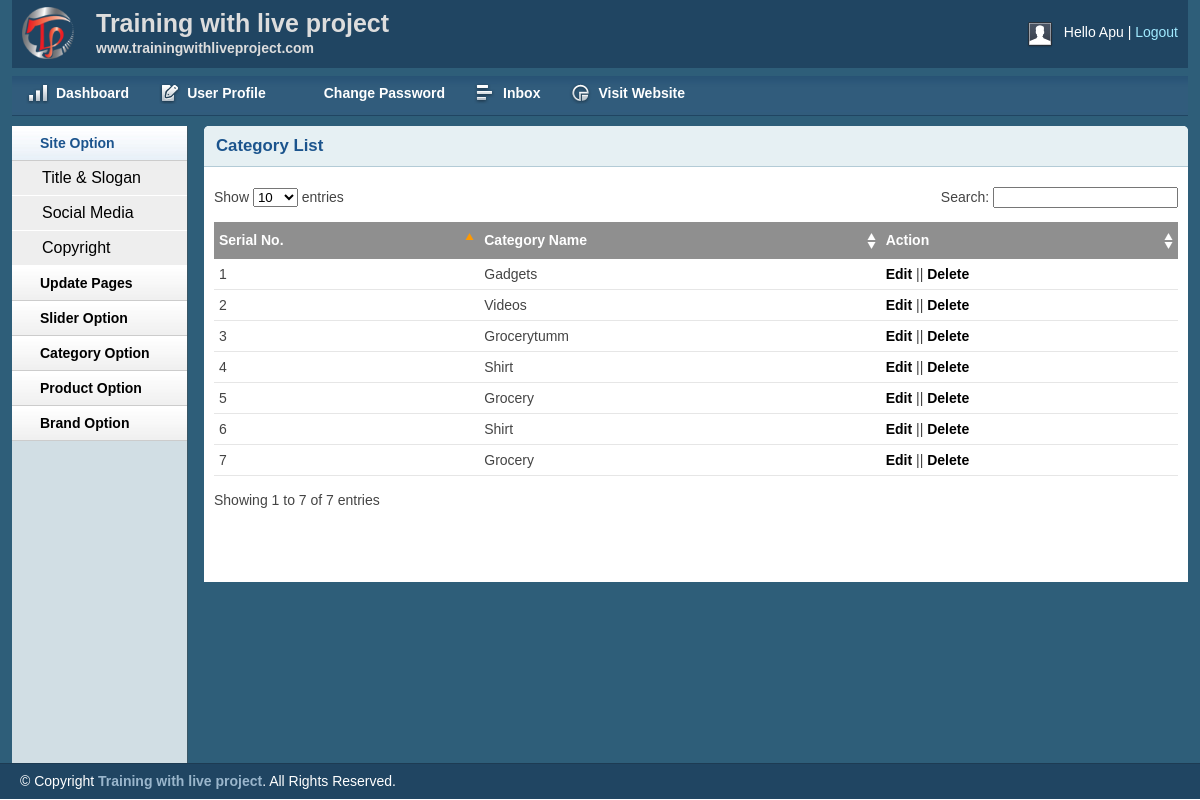
The app's page /admin/catlist.php (signed in) with its own data.
### tables this page shows
CREATE TABLE `tbl_categoryy` (
  `catId` int(11) NOT NULL,
  `catName` varchar(255) NOT NULL
);

### lib/Database.php (called while the page is built, shortened)
<?php
Class Database{
            public $host   = DB_HOST;
            public $user   = DB_USER;
            public $pass   = DB_PASS;
            public $dbname = DB_NAME;
            public $link;
            private function connectDB(){
            $this->link = new mysqli($this->host, $this->user, $this->pass,
            $this->dbname);
            }
            public function select($query){
            $result = $this->link->query($query) or
            die($this->link->error.__LINE__);
            if($result->num_rows > 0){
                return $result;
            } else {
                return false;
            }
            }
            }

### classes/Category.php (called while the page is built, shortened)
<?php
     $filepath = realpath(dirname(__FILE__));
     include_once ($filepath.'/../lib/Database.php');
?>
<?php
  class Category
  {
            private $db;
            public function __construct(){
            $this->db = new Database();
            }
            public function getAllCat(){
                $query =  "SELECT * FROM tbl_categoryy ORDER BY catId DESC";
                $result =  $this->db->select($query);
                return $result;
            }
  }
?>

### admin/catlist.php (the view, shortened to what this page needs)
<?php include 'inc/header.php';?>
<?php include 'inc/sidebar.php';?>
<?php include '../classes/Category.php';?>
		<?php
			$cat = new Category();
		?>
        <div class="grid_10">
            <div class="box round first grid">
                <h2>Category List</h2>
                <div class="block">
                    <table class="data display datatable" id="example">
					<thead>
						<tr>
							<th>Serial No.</th>
							<th>Category Name</th>
							<th>Action</th>
						</tr>
					</thead>
					<tbody>
						<?php
						    $getCat = $cat->getAllCat();
							if($getCat){
                                $i=0;
								while ($result = $getCat->fetch_assoc()) {
									$i++;
						?>
						<tr class="odd gradeX">
							<td><?php echo $i?></td>
							<td><?php echo $result['catName'];?></td>
							<td><a href="catedit.php?catid=<?php echo $result['catId'];?>">Edit</a> || <a onclick="return confirm('Are You Sure to Delete!')" href="?delcat=<?php echo $result['catId'];?>">Delete</a></td>
						</tr>
						<?php } } ?>
					</tbody>
				</table>
               </div>
            </div>
        </div>
<?php include 'inc/footer.php';?>

### admin/css/layout.css (style rules this page uses)
body { background: #fff none repeat scroll 0 0; color: #444; font-size: 14px; padding: 0; }
a { color: #000; font-weight:bold; text-decoration: none; }
h1, h2, h3, h4, h5, h6 { line-height:1.2em; margin-bottom:.3em; }
h2 { margin-top:1em; }
.box { background:#fff; margin-bottom:20px; padding:10px 10px 10px 10px; margin-left:-8px; }
.box.grid { padding-bottom:40px; }
.box.round { -moz-border-radius: 5px 5px 0px 0px; -webkit-border-radius: 5px 5px 0px 0px; border-radius: 5px 5px 0px 0px; }
.box h2 { font-size:1.2em; font-weight:bold; color:#1B548D; background:#E6F0F3; margin:-10px -10px 0 -10px; padding:10px 12px; border-bottom:1px solid #B3CBD6; -moz-border-radius: 5px 5px 0px 0px; -webkit-border-radius: 5px 5px 0px 0px; border-radius: 5px 5px 0px 0px; }
.box.first { min-height: 406px; }
.block { padding-top:20px; }
.block { padding-bottom:1px; }
table.display { margin: 0 auto; clear: both; width: 100%; }
.sorting_asc { background: #8f8f8f url(../img/table/sort_asc.png) no-repeat center right; padding:8px 5px; text-align:left; color:#fff; }
.sorting { background:#8f8f8f url(../img/table/sort_both.png) no-repeat center right; padding:8px 5px; text-align:left; color:#fff; }
tr.odd { height: 30px; line-height: 30px; border-bottom:1px solid #e6e6e6; }
tr.even { height: 30px; line-height: 30px; border-bottom:1px solid #e6e6e6; }
tr.odd td, tr.even td { padding-left:5px; }

### records on screen
tbl_categoryy: catName "Gadgets"
tbl_categoryy: catName "Videos"
tbl_categoryy: catName "Grocerytumm"
tbl_categoryy: catName "Shirt"
tbl_categoryy: catName "Grocery"
tbl_categoryy: catName "Shirt"
tbl_categoryy: catName "Grocery"

### other values on screen
Session::get('adminName') "Apu"
